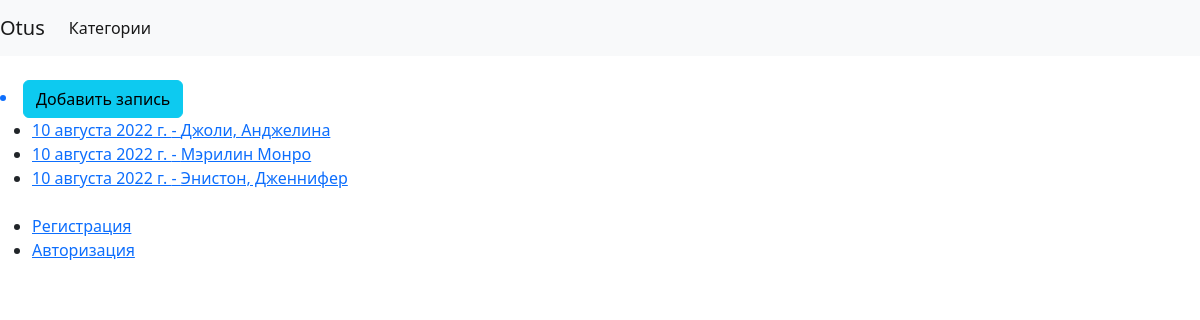
/, run on an earlier commit of the app's database.
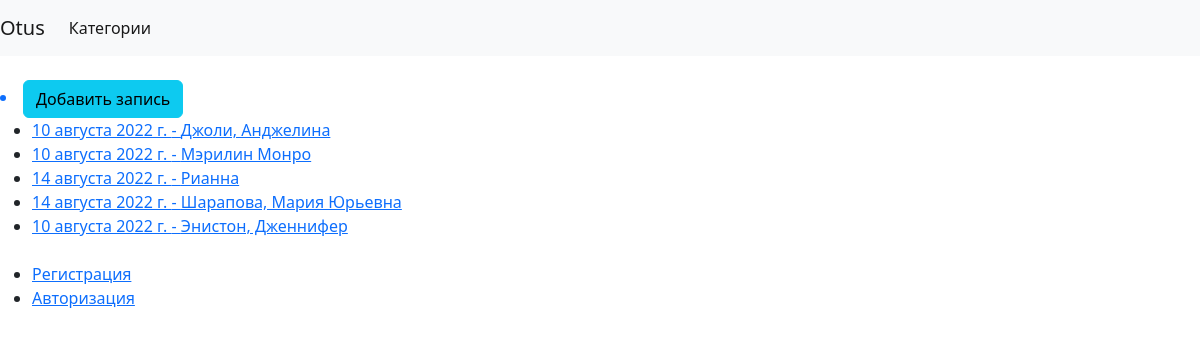
And on a later commit of the database.
### blog/models.py (models this page shows, shortened)
class Post(models.Model):
    author = models.ForeignKey(settings.AUTH_USER_MODEL, on_delete=models.CASCADE)
    title = models.CharField(max_length=200)
    text = models.TextField()
    created_date = models.DateTimeField(default=timezone.now)
    published_date = models.DateTimeField(blank=True, null=True)
    category = models.ManyToManyField(Category, related_name='posts')
    class Meta:
        verbose_name = 'Пост'
        verbose_name_plural = 'Посты'
        ordering = ['title']

### blog/views.py (the view)
# urls.py: path('', PostListView.as_view(), name='post-list'),
class PostListView(ListView):
    model = Post
    paginate_by = 100
    template_name = 'blog/post_list.html'
    def get_context_data(self, **kwargs):
        context = super().get_context_data(**kwargs)
        context['now'] = timezone.now()
        return context

### blog/templates/blog/post_list.html (shortened to what this page needs)
{% extends "blog/index.html" %}
{% block content %}
    <a href="{% url 'post-create' %}"><li><button class="btn btn-info">Добавить запись</button></li></a>
  <ul>
   {% for post in object_list %}
       <li><a href="/posts/{{post.pk}}">{{ post.published_date|date }} - {{ post.title }}</a></li>
{% empty %}
    <li>Пока нет поста.</li>
{% endfor %}
  </br><li><a href="/home/signup/">Регистрация</a></li>
      <li><a href="/accounts/login/">Авторизация</a></li>
</ul>
{% endblock %}

### blog/templates/blog/index.html (shortened to what this page needs)
<!doctype html>
<html lang="en">
<head>
<link href="https://cdn.jsdelivr.net/npm/bootstrap@5.2.0/dist/css/bootstrap.min.css" rel="stylesheet">
</head>
<body>
<nav class="navbar navbar-expand-lg navbar-light bg-light">
  <a class="navbar-brand" href="/">Otus</a>
  <div class="collapse navbar-collapse" id="navbarNavAltMarkup">
    <div class="navbar-nav">
      <a class="nav-item nav-link active" href="/categories/">Категории</a>
    </div>
  </div>
</nav><br>
{% block content %}
    {% endblock %}
</body>
</html>

What changed in the data, as far as the page shows it:
added Post: published_date "14 августа 2022 г.", title "Рианна"
added Post: published_date "14 августа 2022 г.", title "Шарапова, Мария Юрьевна"
